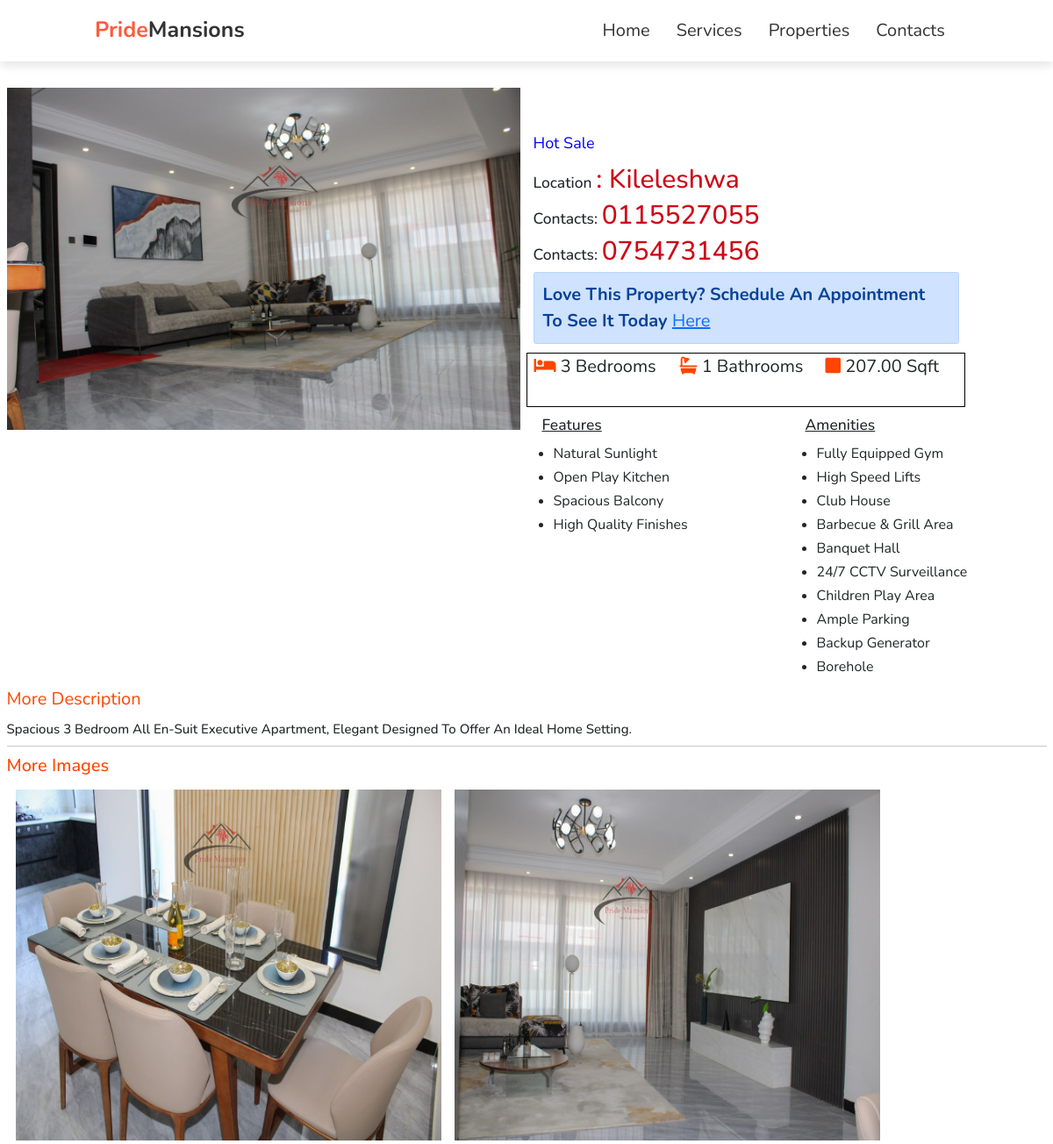
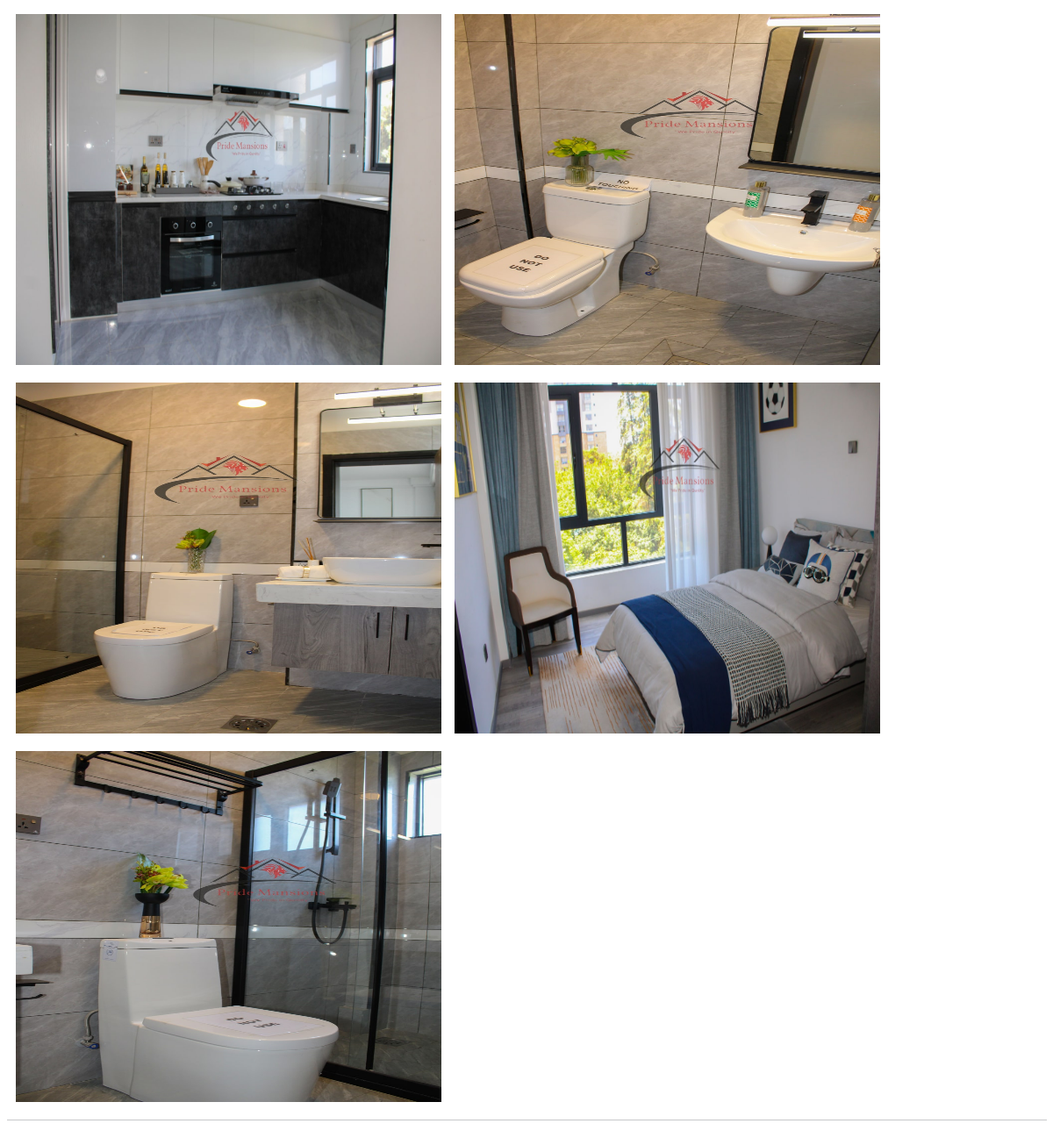
The app's page /details/6/ with its own data (2 pictures, top to bottom).
### base/models.py (models this page shows, shortened)
class Property(models.Model):
    name=models.CharField(max_length=200)
    price=models.IntegerField(default=0)
    description=models.TextField()
    location=models.ForeignKey(Location,on_delete=models.SET_NULL,null=True)
    image=models.ImageField(upload_to="images")
    area=models.DecimalField(max_digits=9,decimal_places=2)
    bedroom=models.IntegerField()
    bathrooms=models.IntegerField()
    Use=models.TextChoices("Use","Rent Sell")
    usage=models.CharField(max_length=100,blank=False,choices=Use.choices)
    owner=models.ForeignKey(Owners,on_delete=models.SET_NULL,null=True)
    amenities=models.TextField(blank=True)
    features=models.TextField(blank=True)

class Location(models.Model):
    location=models.CharField(max_length=100)
    def __str__(self):
        return self.location

class Owners(models.Model):
    email=models.EmailField()
    phone1=models.CharField(max_length=15)
    phone2=models.CharField(max_length=15,blank=True)
    companyname=models.CharField(max_length=100,blank=True)

class PropertyImage(models.Model):
    image=models.ImageField(upload_to="images")
    property=models.ForeignKey(Property,default=None,on_delete=models.SET_NULL,null=True)

### base/views.py (the view)
# urls.py: path("details/<str:pk>/",views.details,name="details"),
def details(request,pk):
    form=CommentForm()
    if request.method == "POST":
        form=CommentForm(request.POST)
        if form.is_valid():
            form.save()
            return redirect('details')
    propertyItem=Property.objects.get(id=pk)
    features=Property.objects.filter(id=pk).values_list('features',flat=True)
    f_list=list(features)
    fin=list(f_list[0].split("."))
    print(fin[0])
    amenities=Property.objects.filter(id=pk).values_list('amenities',flat=True)
    amenities_set=list(amenities)
    amenities_list=list(amenities_set[0].split("."))
    imageList=propertyItem.propertyimage_set.all()
    context={
        "propertyItem":propertyItem,
        "form":form,
        "images":imageList,
        "features":fin,
        "amenities":amenities_list
    }
    return render(request,"base/details.html",context)

### base/templates/base/details.html (shortened to what this page needs)
{% load static %}
<!DOCTYPE html>
<html lang="en">
<head>
    <link rel="stylesheet" href="https://cdnjs.cloudflare.com/ajax/libs/font-awesome/5.15.3/css/all.min.css">
    <link rel="stylesheet" href="{% static 'base/styles/style.css' %}">
    <link rel="stylesheet" href="{% static 'base/styles/details.css' %}">
    <link href="https://cdn.jsdelivr.net/npm/bootstrap@5.0.2/dist/css/bootstrap.min.css" rel="stylesheet">
    <link rel="stylesheet" href="https://cdnjs.cloudflare.com/ajax/libs/
font-awesome/5.15.2/css/all.min.css"/>
</head>
<body>
    {% include 'base/include/navbar.html' %}
        <div class="container-fluid" id="details-wrapper">
            <div class="row">
                <div class="col-lg-6 col-sm-12">
                    <img src="{{propertyItem.image.url}}" alt="">
                </div>
                <div class="col-lg-6 col-sm-12">
                    <div class="row" id="more-description">
                        <p class="desc-name">
                            {{propertyItem.name}}
                        </p>
                        <h3> Location <span class="location">: {{propertyItem.location}}</span></h3>
                        <h3>Contacts: <span class="location">{{propertyItem.owner.phone1}}</span> </h3>
                        <h3>Contacts: <span class="location">{{propertyItem.owner.phone2}}</span> </h3>
                    </div>
                    <div class="row">
                        <div class="col-lg-10 col-sm-12">
                            <div class="alert alert-primary" role="alert">
                                <strong>Love This Property? Schedule an appointment to see it today </strong><a href="mailto:{{propertyItem.owner.email}}?subject=Site%20Visit%20Booking" id="here"><span id="request">here<span></a>
                            </div>
                            <div class="row" id="property-features">
                                <div class="col-lg-4 col-sm-12" id="bed">
                                    <p><i class="fa fa-bed" aria-hidden="true"></i> {{propertyItem.bedroom}} bedrooms</p>
                                </div>
                                <div class="col-lg-4 col-sm-12" id="bed">
                                    <p><i class="fa fa-bath" aria-hidden="true"></i> {{propertyItem.bathrooms}} bathrooms</p>
                                </div>
                                <div class="col-lg-4 col-sm-12" id="bed">
                                    <p><i class="fa fa-square" aria-hidden="true"></i> {{propertyItem.area}} sqft</p>
                                </div>
                            </div>
                        </div>
                    </div>
                    <div class="row">
                        <div class="col-lg-6 col-sm-12">
                            <h3 style="margin: 10px; text-decoration: underline;">Features</h3>
                            <ol class="feat">
                                {% for feature in features %}
                                <li style="font-size: 16px;margin: 3px; list-style-type: disc;">{{feature}}</li>
                                {% endfor %}
                                </ol>
                        </div>
                        <div class="col-lg-6 col-sm-12">
                            <h3 style="margin: 10px; text-decoration: underline; ">Amenities</h3>
                            <ol class="feat">
                                {% for amenity in amenities %}
                                <li style="font-size: 16px;margin: 3px; list-style-type: disc;">{{amenity}}</li>
                                {% endfor %}
                                </ol>
                        </div>
                    </div>
                </div>
            </div>
        </div>
    <div class="container-fluid">
        <div class="row-lg-6 row-sm-12">
            <p id="more-desc">More description</p>
            <h4>{{propertyItem.description}}</h4>
        </div>
    </div>
    <div class="container-fluid" id="more-images">
        <hr>
        <div class="row">
            <h4 id="more-desc">More Images</h4>
            {% for item in images%}
            <div class="col-lg-4 col-md-6 col-sm-12" style="width: 500px;">
                <img src="{{item.image.url}}" class="image-detail" style="margin: 10px; height: 400px; ">
            </div>
            {% endfor %}
        </div>
        <hr>
    </div>
</body>
</html>

### base/static/base/styles/style.css (style rules this page uses)
:root { --red: #ff5a3c; --light-red: #f9edeb; }
* { font-family: 'Nunito', sans-serif; margin: 0; padding: 0; box-sizing: border-box; outline: none; border: none; text-decoration: none; text-transform: capitalize; }
html { font-size: 62.5%; overflow-x: hidden; scroll-behavior: smooth; scroll-padding-top: 7rem; }
body { background: #f7f7f7; }
h1, h2, h3, h4, h5 { margin: 0; padding: 0; }
p { margin: 0 0 1rem; }

### base/static/base/styles/details.css (style rules this page uses)
#details-wrapper { width: 100%; height: 100%; align-items: center; justify-content: center; margin-top: 100px; }
.row img { width: 100%; }
#more-description { margin-top: 50px; }
.desc-name { margin-top: 100px; color: blue; font-size: large; }
.location { color: rgb(206, 7, 23); font-size: 30px; }
.alert { font-size: 20px; }
#bed { font-size: 20px; }
#bed i { color: orangered; }
#property-features { border: 1px solid black; padding-bottom: 20px; }
#more-desc { font-size: 20px; color: orangered; }
#more-images { margin-bottom: 50px; }
.image-detail { height: 400px; }
.feat li { font-size: 30px; }

### records on screen
Property: image (picture), name "Hot Sale", location "Kileleshwa", owner.phone1 "0115527055", owner.phone2 "0754731456", bedroom "3", bathrooms "1", area "207.00", description "Spacious 3 Bedroom All En-Suit Executive Apartment, Elegant Designed To Offer An Ideal Home Setting."
PropertyImage: image (picture)
PropertyImage: image (picture)
PropertyImage: image (picture)
PropertyImage: image (picture)
PropertyImage: image (picture)
PropertyImage: image (picture)
PropertyImage: image (picture)

### other values on screen
{{ feature }} "Natural Sunlight" "Open Play Kitchen" "Spacious Balcony" "High Quality Finishes"
{{ amenity }} "Fully Equipped Gym" "High Speed Lifts" "Club House" "Barbecue & Grill Area" "Banquet Hall" "24/7 CCTV Surveillance" "Children Play Area" "Ample Parking" "Backup Generator" "Borehole"
